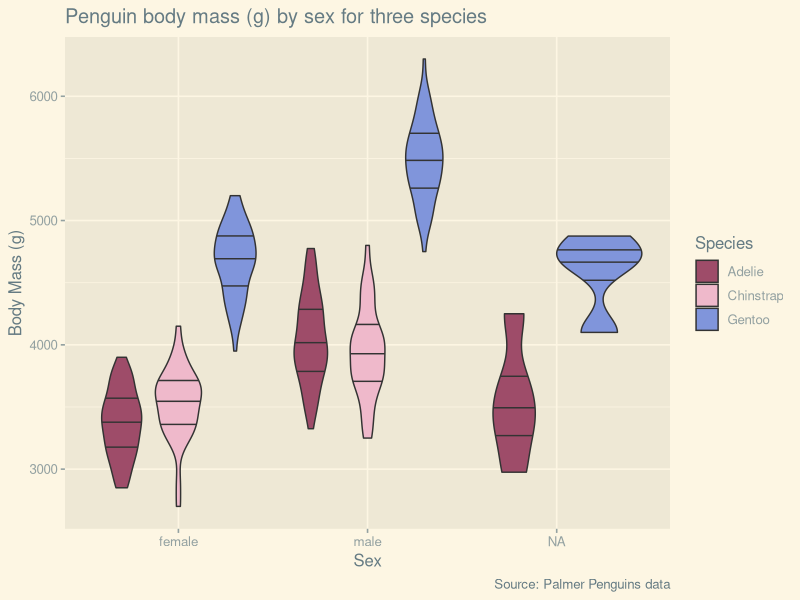
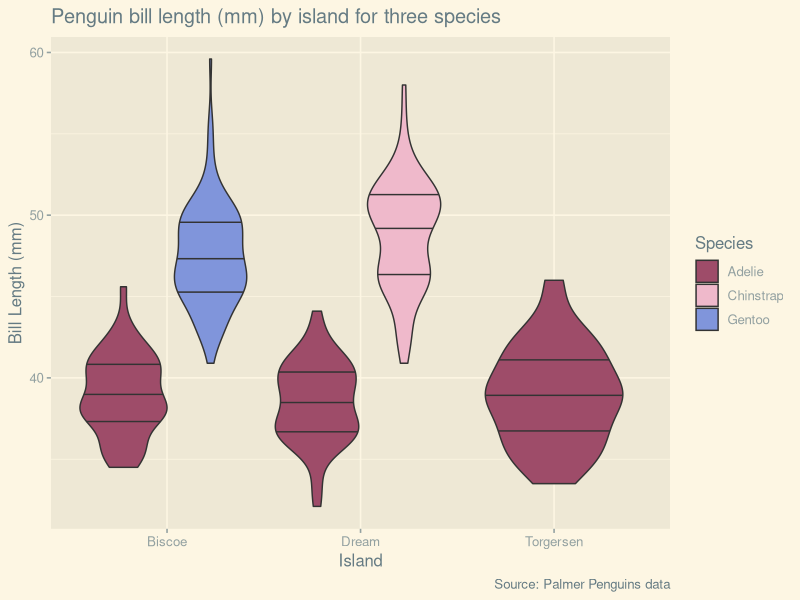

Here is the R script that generated these plots, in order:
## ---- chunk 1
knitr::opts_chunk$set(echo = TRUE, message = FALSE, warning = FALSE, fig.path = "../Outputs/")
## ---- chunk 2
library(tidyverse)
library(here)
library(palmerpenguins)
library(ggthemes)
## ---- chunk 3
ratio <- function(x, y) {  #Make a function called ratio that requires two variables
  ratio <- x/y  #The ratio function means x divided by y
  return(ratio) #The return is the ratio value
}
## ---- chunk 4
ratio(12, 6)  #Calculate ratio for 12/6
## ---- chunk 5
ratio(100, 3306)  #Calculate ratio for 100/3306
## ---- chunk 6
palette = c("#9E4C69", "#EFB9CB", "#8095DB")  #Creating a custom color palette

newplot<-function(data, x, y){  #Starting a function that requires a data set and x and y vaules
  ggplot(data, aes(x = {{x}},  #Make this into a ggplot with x-axis mapped to {{x}} values
                   y = {{y}},  #Map {{y}} values to y-axis
                   fill = species)) +  #Map fill to species
  geom_violin(draw_quantiles = c(0.25, 0.5, 0.75)) +  #Make violin plot with quantiles
  theme_solarized_2() +  #Use solarized theme from ggthemes
  scale_fill_manual(values = palette) #Use custom color palette
}

## ---- chunk 7
newplot(data = penguins, x = sex, y = body_mass_g) + #Make a new plot, chose data, x values, and y values
  labs(title = "Penguin body mass (g) by sex for three species",  #Add title
       x = "Sex",  #Change x-axis label
       y = "Body Mass (g)",  #Change y-axis label
       fill = "Species", #Change legend title
       caption = "Source: Palmer Penguins data")  #Add caption with data source

## ---- chunk 8
newplot(data = penguins, x = island, y = bill_length_mm) + #Make a new plot, chose data, x values, and y values
  labs(title = "Penguin bill length (mm) by island for three species", #Add title
       x = "Island", #Change x-axis label
       y = "Bill Length (mm)", #Change y-axis label
       fill = "Species", #Change legend title
       caption = "Source: Palmer Penguins data") #Add caption with data source
